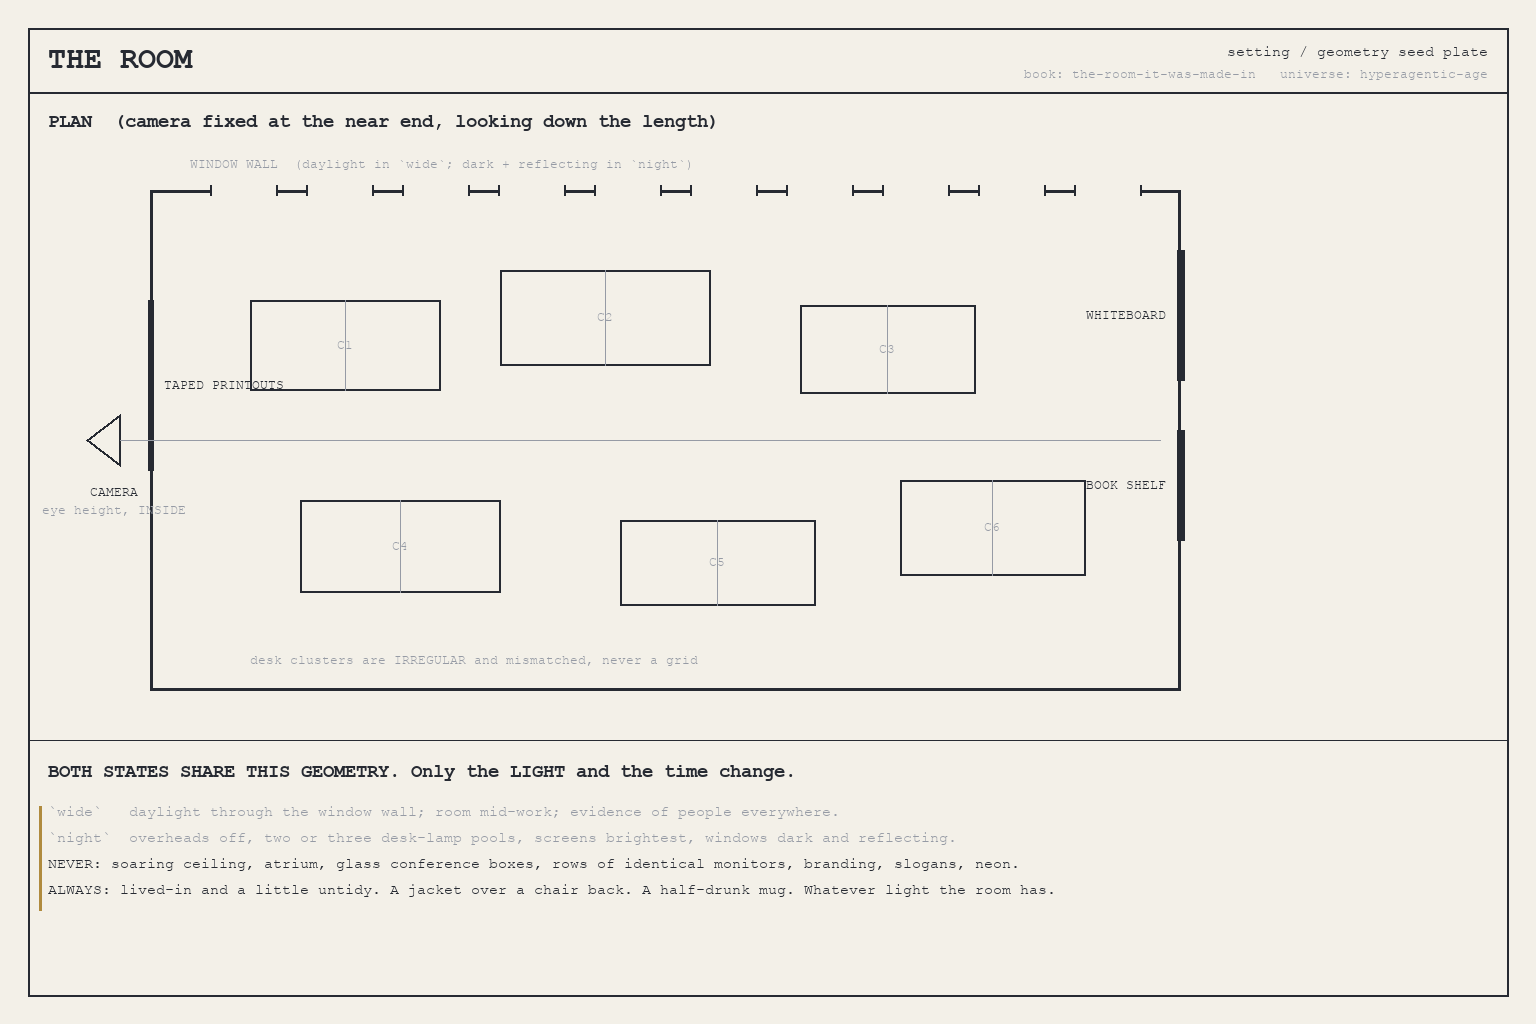

Recreate this plot in Python.
#!/usr/bin/env -S uv run --with pillow --script
"""
Blueprint plate for the setting `the-room` (book: the-room-it-was-made-in).

DETERMINISTIC GRAPHICS RENDER IN CODE, NOT AN IMAGE MODEL (global non-negotiable).
This fixes the room's geometry so `wide` and `night` stay the same place: window wall,
desk-cluster positions, whiteboard and shelf locations, and the camera's fixed spot at
the near end. It argues nothing, which is what makes it safe to pass alongside a state.

Output: blueprint.png (1536x1024)
"""
from PIL import Image, ImageDraw, ImageFont

W, H = 1536, 1024
PAPER = (243, 240, 232)
INK = (38, 42, 50)
FAINT = (150, 155, 165)
WARM = (176, 139, 62)

img = Image.new("RGB", (W, H), PAPER)
d = ImageDraw.Draw(img)


def font(size, bold=False):
    for p in ("/System/Library/Fonts/Supplemental/Courier New Bold.ttf" if bold
              else "/System/Library/Fonts/Supplemental/Courier New.ttf",
              "/System/Library/Fonts/Supplemental/Arial.ttf"):
        try:
            return ImageFont.truetype(p, size)
        except Exception:
            continue
    return ImageFont.load_default()


F_TITLE, F_HEAD, F_BODY, F_DIM = font(30, True), font(19, True), font(15), font(13)

d.rectangle([28, 28, W - 28, H - 28], outline=INK, width=2)
d.line([(28, 92), (W - 28, 92)], fill=INK, width=2)
d.text((48, 60), "THE ROOM", font=F_TITLE, fill=INK, anchor="lm")
d.text((W - 48, 52), "setting / geometry seed plate", font=F_BODY, fill=INK, anchor="rm")
d.text((W - 48, 74), "book: the-room-it-was-made-in   universe: hyperagentic-age",
       font=F_DIM, fill=FAINT, anchor="rm")

# ---------------------------------------------------------------- plan
d.text((48, 122), "PLAN  (camera fixed at the near end, looking down the length)",
       font=F_HEAD, fill=INK, anchor="lm")

L, R_, T, B = 150, 1180, 190, 690          # room walls
d.rectangle([L, T, R_, B], outline=INK, width=3)

# window wall (top), drawn as a broken line with mullions
for x in range(L + 60, R_ - 60, 96):
    d.line([(x, T), (x + 66, T)], fill=PAPER, width=7)
    d.line([(x, T - 5), (x, T + 5)], fill=INK, width=2)
    d.line([(x + 66, T - 5), (x + 66, T + 5)], fill=INK, width=2)
d.text((L + 40, T - 26), "WINDOW WALL  (daylight in `wide`; dark + reflecting in `night`)",
       font=F_DIM, fill=FAINT, anchor="lm")

# desk clusters: irregular, deliberately not a grid
clusters = [(250, 300, 190, 90), (500, 270, 210, 95), (800, 305, 175, 88),
            (300, 500, 200, 92), (620, 520, 195, 85), (900, 480, 185, 95)]
for i, (x, y, w, h) in enumerate(clusters, 1):
    d.rectangle([x, y, x + w, y + h], outline=INK, width=2)
    d.line([(x + w // 2, y), (x + w // 2, y + h)], fill=FAINT, width=1)
    d.text((x + w // 2, y + h // 2), f"C{i}", font=F_DIM, fill=FAINT, anchor="mm")
d.text((250, 660), "desk clusters are IRREGULAR and mismatched, never a grid",
       font=F_DIM, fill=FAINT, anchor="lm")

# whiteboard + shelf + taped printouts on the far/right walls
d.line([(R_, 250), (R_, 380)], fill=INK, width=8)
d.text((R_ - 14, 315), "WHITEBOARD", font=F_DIM, fill=INK, anchor="rm")
d.line([(R_, 430), (R_, 540)], fill=INK, width=8)
d.text((R_ - 14, 485), "BOOK SHELF", font=F_DIM, fill=INK, anchor="rm")
d.line([(L, 300), (L, 470)], fill=INK, width=6)
d.text((L + 14, 385), "TAPED PRINTOUTS", font=F_DIM, fill=INK, anchor="lm")

# camera
cx, cy = 120, (T + B) // 2
d.polygon([(cx - 34, cy), (cx, cy - 26), (cx, cy + 26)], outline=INK, width=2)
d.text((cx - 6, cy + 52), "CAMERA", font=F_DIM, fill=INK, anchor="mm")
d.text((cx - 6, cy + 70), "eye height, INSIDE", font=F_DIM, fill=FAINT, anchor="mm")
d.line([(cx, cy), (R_ - 20, cy)], fill=FAINT, width=1)

# ---------------------------------------------------------------- notes
d.line([(28, 740), (W - 28, 740)], fill=INK, width=1)
d.text((48, 772), "BOTH STATES SHARE THIS GEOMETRY. Only the LIGHT and the time change.",
       font=F_HEAD, fill=INK, anchor="lm")
notes = [
    "`wide`   daylight through the window wall; room mid-work; evidence of people everywhere.",
    "`night`  overheads off, two or three desk-lamp pools, screens brightest, windows dark and reflecting.",
    "NEVER: soaring ceiling, atrium, glass conference boxes, rows of identical monitors, branding, slogans, neon.",
    "ALWAYS: lived-in and a little untidy. A jacket over a chair back. A half-drunk mug. Whatever light the room has.",
]
for i, n in enumerate(notes):
    d.text((48, 812 + i * 26), n, font=F_BODY, fill=INK if i > 1 else FAINT, anchor="lm")
d.line([(40, 806), (40, 806 + len(notes) * 26)], fill=WARM, width=3)

img.save(__file__.rsplit("/", 1)[0] + "/blueprint.png")
print("wrote blueprint.png", img.size)
